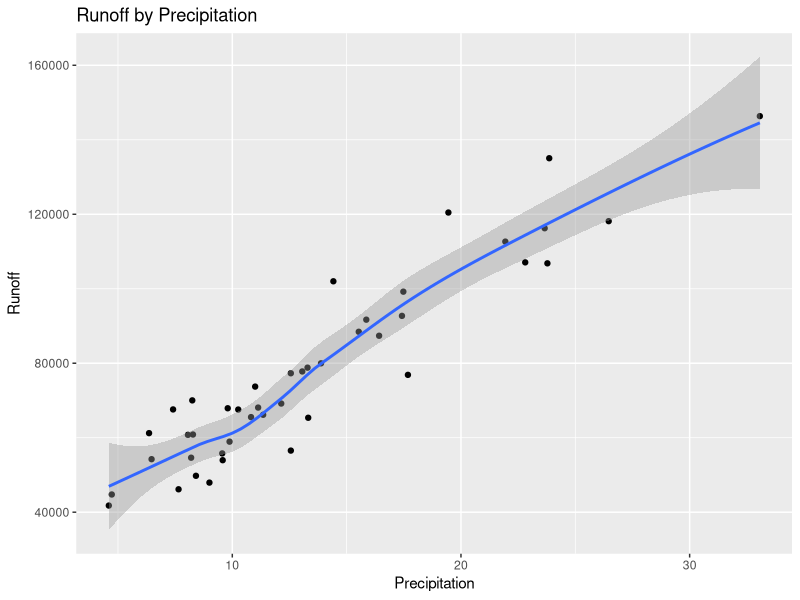
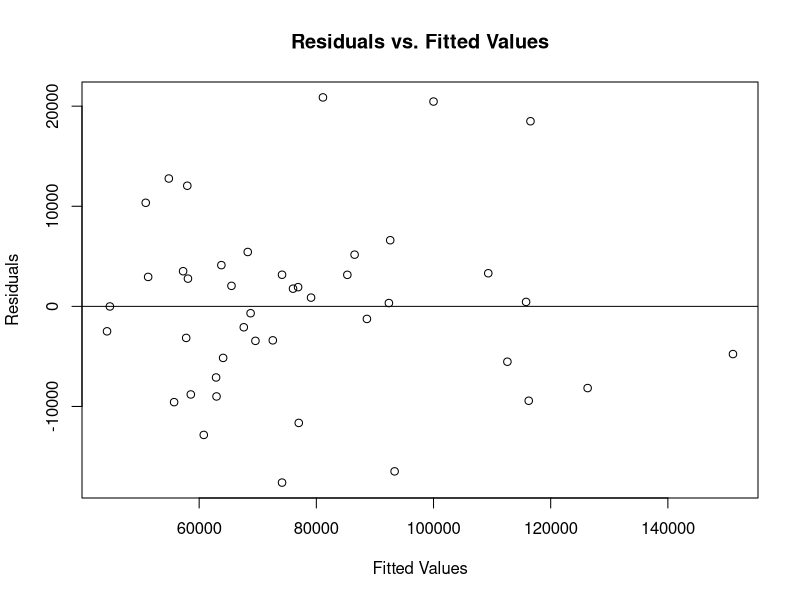
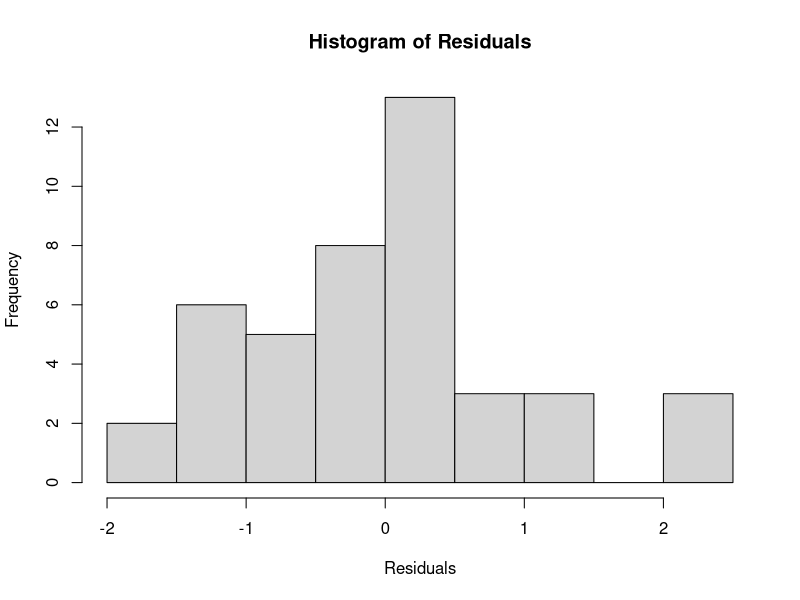
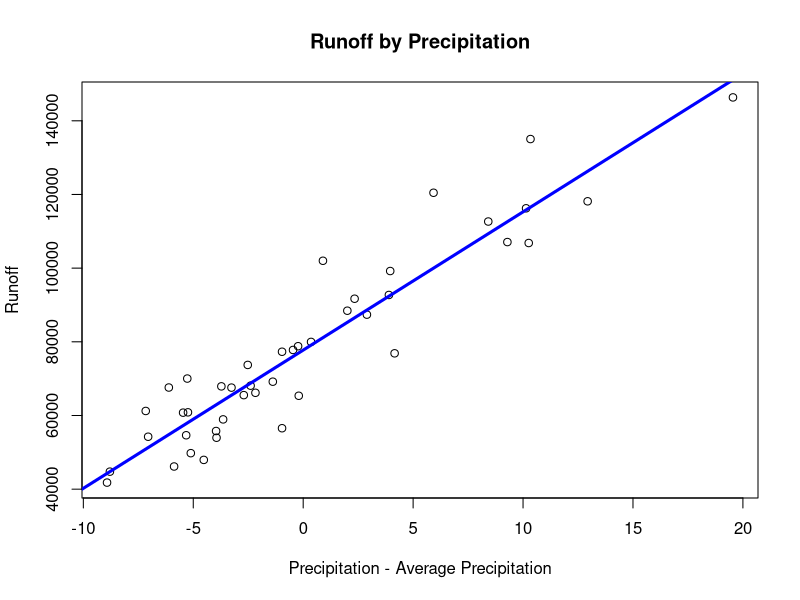
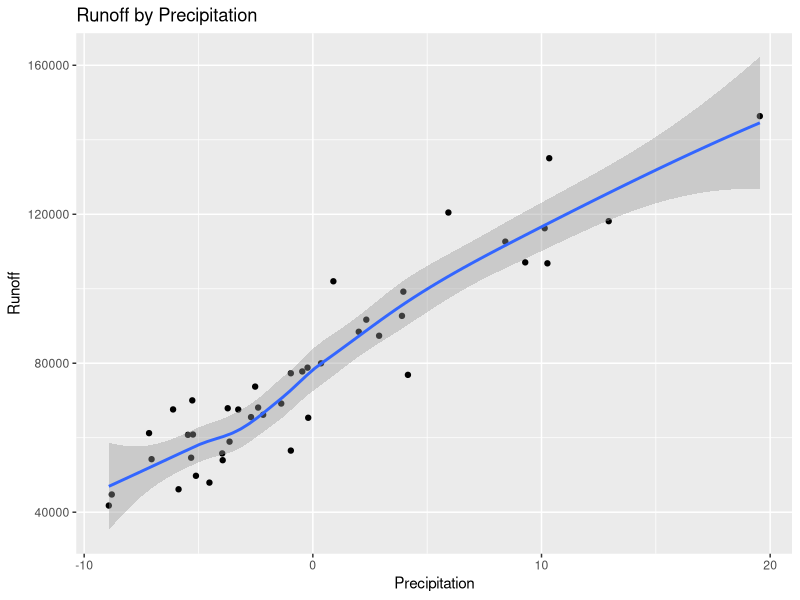
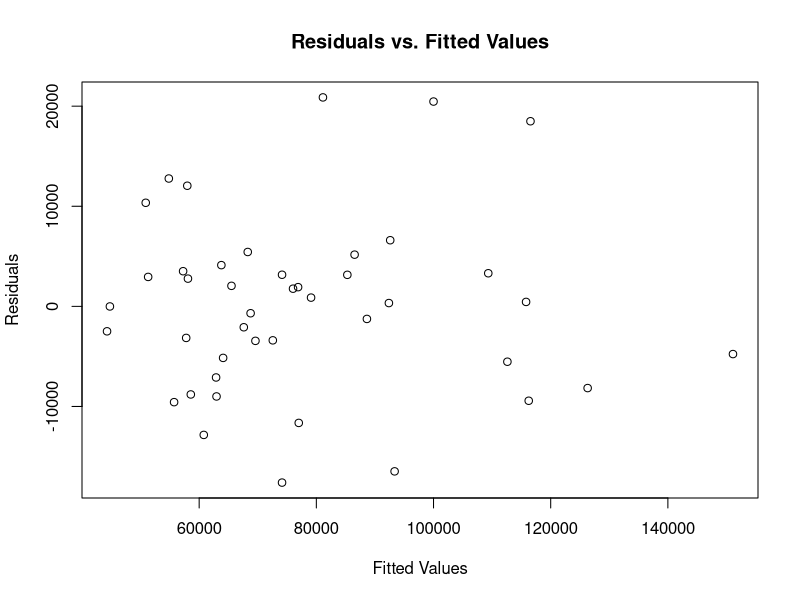
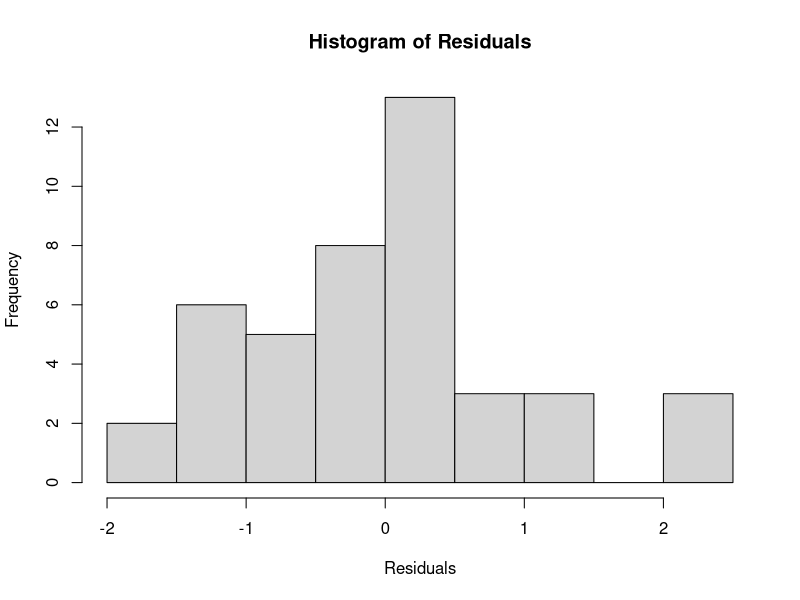

Recreate these plots in R, in order.
setwd("~/3Fall2016/stat330/Homework")

# Read in Data #
water <- read.table("water.txt",header=TRUE)
head(water)

# Libraries #
library(lmtest)
library(MASS)

# Scatterplot  and Correlation #
require(ggplot2)
water.plot <- ggplot(water,aes(x=Precip,y=Runoff)) 
water.plot + geom_point() + geom_smooth() + theme_grey() + 
  ggtitle("Runoff by Precipitation") + 
  xlab("Precipitation") + ylab("Runoff")


with(water,{cor(Precip,Runoff)})


# Centered Model and Regular Model#
water$cent <- water$Precip - mean(water$Precip)

lm.water <- with(water,{lm(Runoff~Precip)})
lm.cent <- with(water,{lm(Runoff~cent)})

summ <- summary(lm.cent)
summary(lm.water)


# Assumptions # 
plot(lm.water$fitted.values,lm.water$residuals,
     main="Residuals vs. Fitted Values",
     xlab="Fitted Values",ylab="Residuals")
abline(h=0)

hist(stdres(lm.water),main="Histogram of Residuals",xlab="Residuals")


# Plot with Regression Line #
plot(x=water$cent,water$Runoff,
     main="Runoff by Precipitation",
     xlab="Precipitation - Average Precipitation",
     ylab="Runoff")
abline(reg=lm.cent,col="blue",lwd=3)


# Centered Assumptions #
require(ggplot2)
cent.plot <- ggplot(water,aes(x=cent,y=Runoff)) 
cent.plot + geom_point() + geom_smooth() + theme_grey() + 
  ggtitle("Runoff by Precipitation") + 
  xlab("Precipitation") + ylab("Runoff")

with(water,{cor(cent,Runoff)})

plot(lm.cent$fitted.values,lm.cent$residuals,
     main="Residuals vs. Fitted Values",
     xlab="Fitted Values",ylab="Residuals")

hist(stdres(lm.cent),main="Histogram of Residuals",xlab="Residuals")

# Cross-Validation #
pred.width <- numeric(0)
coverage <- numeric(0)
bias <- numeric(0)
rpmse <- numeric(0)
for (i in 1:1000){
  n <- 4
  sampl <- sample(1:length(water$cent),n)
  train <- water[-sampl,]
  test <- water[sampl,]
  train.lm <- with(train,{lm(Runoff~cent)})
  pred.cent <- data.frame(cent=test$cent,Runoff=test$Runoff)
  pred.run <- predict.lm(train.lm,pred.cent)
  pred.cent$predrun <- pred.run
  bias[i] <- mean(pred.cent$predrun - pred.cent$Runoff)
  rpmse[i] <- sqrt(mean((pred.cent$predrun - pred.cent$Runoff)^2))
  
  pred.int <- predict.lm(train.lm,test,
                          interval="prediction",level=.95)
  covers <- mean(pred.int[,2] < test$Runoff & 
                   test$Runoff < pred.int[,3])
  coverage[i] <- covers
  int.width <- mean(pred.int[,3] - pred.int[,2])
  pred.width[i] <- int.width
  
  
}
mean(bias)
mean(rpmse)
mean(coverage)
mean(pred.width)


# Parameter Confidence Intervals #
conf.parms <- confint(lm.cent)
conf.parms


# A few Predictions #
preds <- data.frame(cent=c(4.5-mean(water$Precip)))
preds$pred <- predict.lm(lm.cent,newdata=preds,
                               interval='prediction',level=.95)
preds

